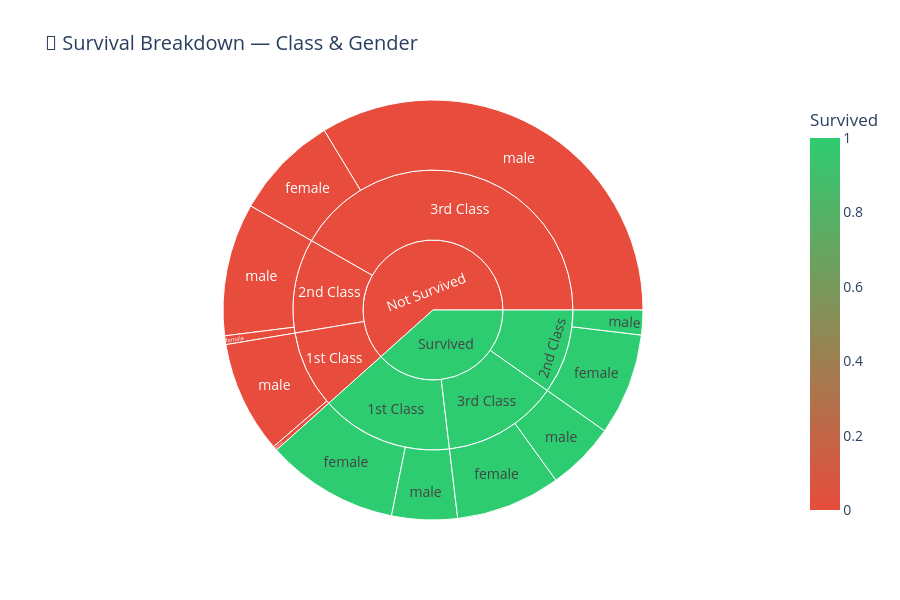

Notebook code for this chart:
### Markdown cell above
**Cell 6: Interactive Sunburst Chart**

### Code cell
#INTERACTIVE SUNBURST CHART

df['Survived_Label'] = df['Survived'].map({0:'Not Survived', 1:'Survived'})
df['Pclass_Label'] = df['Pclass'].map({1:'1st Class', 2:'2nd Class', 3:'3rd Class'})

fig = px.sunburst(df,
                  path=['Survived_Label','Pclass_Label','Sex'],
                  title='🌟 Survival Breakdown — Class & Gender',
                  color='Survived',
                  color_continuous_scale=['#E74C3C','#2ECC71'],
                  height=600)

fig.update_layout(
    title_font_size=20,
    font=dict(size=14)
)

fig.write_html('../dashboard/sunburst_survival.html')
fig.show()
print("✅ Sunburst Chart saved!")

### Figure 1 — Plotly figure (JSON) as saved in the notebook; plotly's stock layout.template omitted (floating-point values rounded to 4 significant figures)
{"data": [{"branchvalues": "total", "customdata": [[0.0], [1.0], [1.0], [0.0], [1.0], [0.0], [1.0], [0.0], [1.0], [1.0], [0.0], [0.0], [0.0], [1.0], [1.0], [0.0], [1.0], [0.0], [0.0], [1.0]], "domain": {"x": [0, 1], "y": [0, 1]}, "hovertemplate": "labels=%{label}<br>count=%{value}<br>parent=%{parent}<br>id=%{id}<br>Survived=%{color}<extra></extra>", "ids": ["Not Survived/3rd Class/male", "Survived/1st Class/female", "Survived/3rd Class/female", "Not Survived/1st Class/male", "Survived/2nd Class/female", "Not Survived/3rd Class/female", "Survived/2nd Class/male", "Not Survived/2nd Class/male", "Survived/1st Class/male", "Survived/3rd Class/male", "Not Survived/2nd Class/female", "Not Survived/1st Class/female", "Not Survived/3rd Class", "Survived/1st Class", "Survived/3rd Class", "Not Survived/1st Class", "Survived/2nd Class", "Not Survived/2nd Class", "Not Survived", "Survived"], "labels": ["male", "female", "female", "male", "female", "female", "male", "male", "male", "male", "female", "female", "3rd Class", "1st Class", "3rd Class", "1st Class", "2nd Class", "2nd Class", "Not Survived", "Survived"], "marker": {"coloraxis": "coloraxis", "colors": [0.0, 1.0, 1.0, 0.0, 1.0, 0.0, 1.0, 0.0, 1.0, 1.0, 0.0, 0.0, 0.0, 1.0, 1.0, 0.0, 1.0, 0.0, 0.0, 1.0]}, "name": "", "parents": ["Not Survived/3rd Class", "Survived/1st Class", "Survived/3rd Class", "Not Survived/1st Class", "Survived/2nd Class", "Not Survived/3rd Class", "Survived/2nd Class", "Not Survived/2nd Class", "Survived/1st Class", "Survived/3rd Class", "Not Survived/2nd Class", "Not Survived/1st Class", "Not Survived", "Survived", "Survived", "Not Survived", "Survived", "Not Survived", "", ""], "type": "sunburst", "values": [300, 91, 72, 77, 70, 72, 17, 91, 45, 47, 6, 3, 372, 136, 119, 80, 87, 97, 549, 342]}], "layout": {"coloraxis": {"colorbar": {"title": {"text": "Survived"}}, "colorscale": [[0, "#E74C3C"], [1, "#2ECC71"]]}, "font": {"size": 14}, "height": 600, "legend": {"tracegroupgap": 0}, "title": {"font": {"size": 20}, "text": "🌟 Survival Breakdown — Class & Gender"}}}
